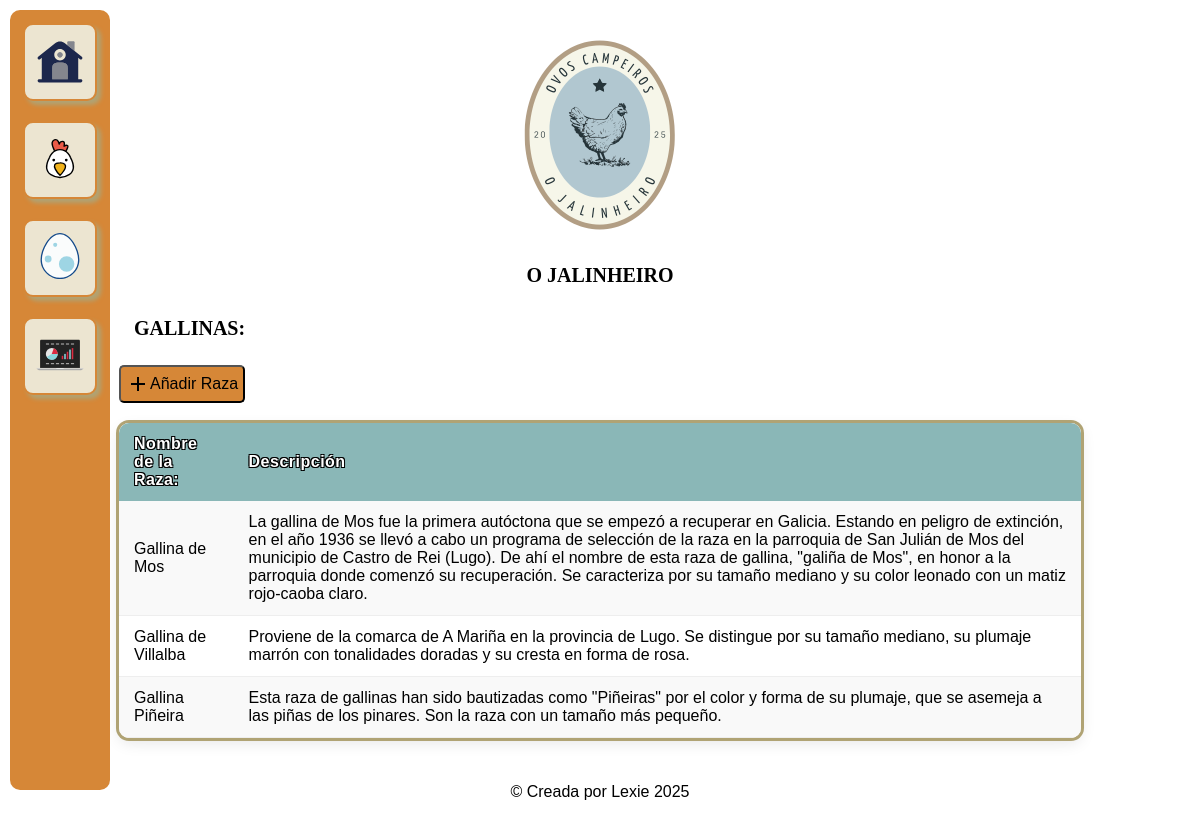
The app's page /raza.php with its own data.
### tables this page shows
CREATE TABLE raza(
    nombre VARCHAR(100) PRIMARY KEY,
    descripcion VARCHAR(5000)
);

### model/raza_model.php (called while the page is built, shortened)
<?php
function mostrarRaza()
{
    include("include/db_connection.php");
    $datos = [];
    $sql = " SELECT * FROM raza;";
    $result = mysqli_query($db, $sql);
    while ($fila = mysqli_fetch_assoc($result)) {
        $datos[] = $fila;
    }
    return $datos;
}

### raza.php (the view, shortened to what this page needs)
<!DOCTYPE html>
<html lang='es'>
<head>
    <?php include('include/links.php'); ?>
</head>
<body>
    <?php include('include/cabecera.php'); ?>
    <main class="contenedor">
        <section class="card contenedor">
            <div class="seccion">
                 <h2 class="cabecera"> GALLINAS: </h2>
                <button onclick="mostrarModal()" class="añadirRaza"><span class="material-symbols-outlined">
                    </span>Añadir Raza</button>
                <table>
                    <tr>
                        <th>Nombre de la Raza: </th>
                        <th>Descripción</th>
                    </tr>
                    <?php include_once('model/raza_model.php');
                    $razas = mostrarRaza();
                    foreach($razas as $raza) {
                    ?>
                        <tr>
                            <td><?php echo $raza['nombre'];?></td>
                            <td><?php echo $raza['descripcion'];?></td>
                        </tr>
                    <?php
                    }
                    ?>
                </table>
            </div>
        </section>
    </main>
    <footer>
        <p>&copy; Creada por Lexie 2025</p>
    </footer>
</body>
</html>

### css/style.css (style rules this page uses)
:root { --ColorFondoPrincipal: #ece5d1; --ColorSecundario: #b0a374; --ColorFondoEstadistica: #eea45aef; --Colorbotones: #D68737; --Colotexto1: #fff; --Colormodal: #8aa7a8; --fontTitle: "Sanchez", serif; --fontSubtitle: "Lora", serif; --fontParrafo: "Hind Madurai", sans-serif; }
* { padding: 0; margin: 0; box-sizing: border-box; scroll-behavior: smooth; }
.contenedor { width: 90%; max-width: 1200px; margin: 0 auto; }
h1, h2 { font-family: var(--fontTitle); font-size: 20px; }
p, td, th { font-family: var(--fontParrafo); font-size: 16px; }
h2 { padding: 10px; margin: 5px; }
.card { display: flex; flex-direction: column; justify-content: center; align-items: center; }
.seccion { display: flex; flex-direction: column; justify-content: flex-start; align-items: flex-start; gap: 10px; }
.cabecera { text-align: left; }
.añadirGallina, .añadirRaza, .anadirProduccion { background-color: #D68737; display: flex; align-items: center; padding: 5px; margin-right: 5px; font-family: var(--fontParrafo); font-size: 16px; border-radius: 5px; margin-bottom: 10px; }
table { border-collapse: collapse; border-radius: 10px; font-size: 16px; border-radius: 10px; overflow: hidden; box-shadow: 0 0 0 3px #b0a374, 0 5px 15px rgba(0, 0, 0, 0.1); }
th { background: #8ab7b7; color: white; text-align: left; padding: 12px 15px; font-weight: bold; letter-spacing: 0.5px; text-shadow: -1px -1px 0 black, 1px -1px 0 black, -1px 1px 0 black, 1px 1px 0 black; }
td { padding: 12px 15px; border-bottom: 1px solid #eee; }
tr:nth-child(odd) { background: white; }
tr:nth-child(even) { background: #f9f9f9; }
footer { display: flex; justify-content: center; align-items: center; margin: 20px; padding: 20px; }
form, div { padding-inline: 5px; padding: 5px; }

### records on screen
raza: nombre "Gallina de Mos", descripcion "La gallina de Mos fue la primera autóctona que se empezó a recuperar en Galicia. Estando en peligro de extinción, en el año 1936 se llevó a cabo un programa de selección de la raza en la parroquia de San Julián de Mos del municipio de Castro de Rei (Lugo). De ahí el nombre de esta raza de gallina, \"galiña de Mos\", en honor a la parroquia donde comenzó su recuperación. Se caracteriza por su tamaño mediano y su color leonado con un matiz rojo-caoba claro."
raza: nombre "Gallina de Villalba", descripcion "Proviene de la comarca de A Mariña en la provincia de Lugo. Se distingue por su tamaño mediano, su plumaje marrón con tonalidades doradas y su cresta en forma de rosa."
raza: nombre "Gallina Piñeira", descripcion "Esta raza de gallinas han sido bautizadas como \"Piñeiras\" por el color y forma de su plumaje, que se asemeja a las piñas de los pinares. Son la raza con un tamaño más pequeño."
